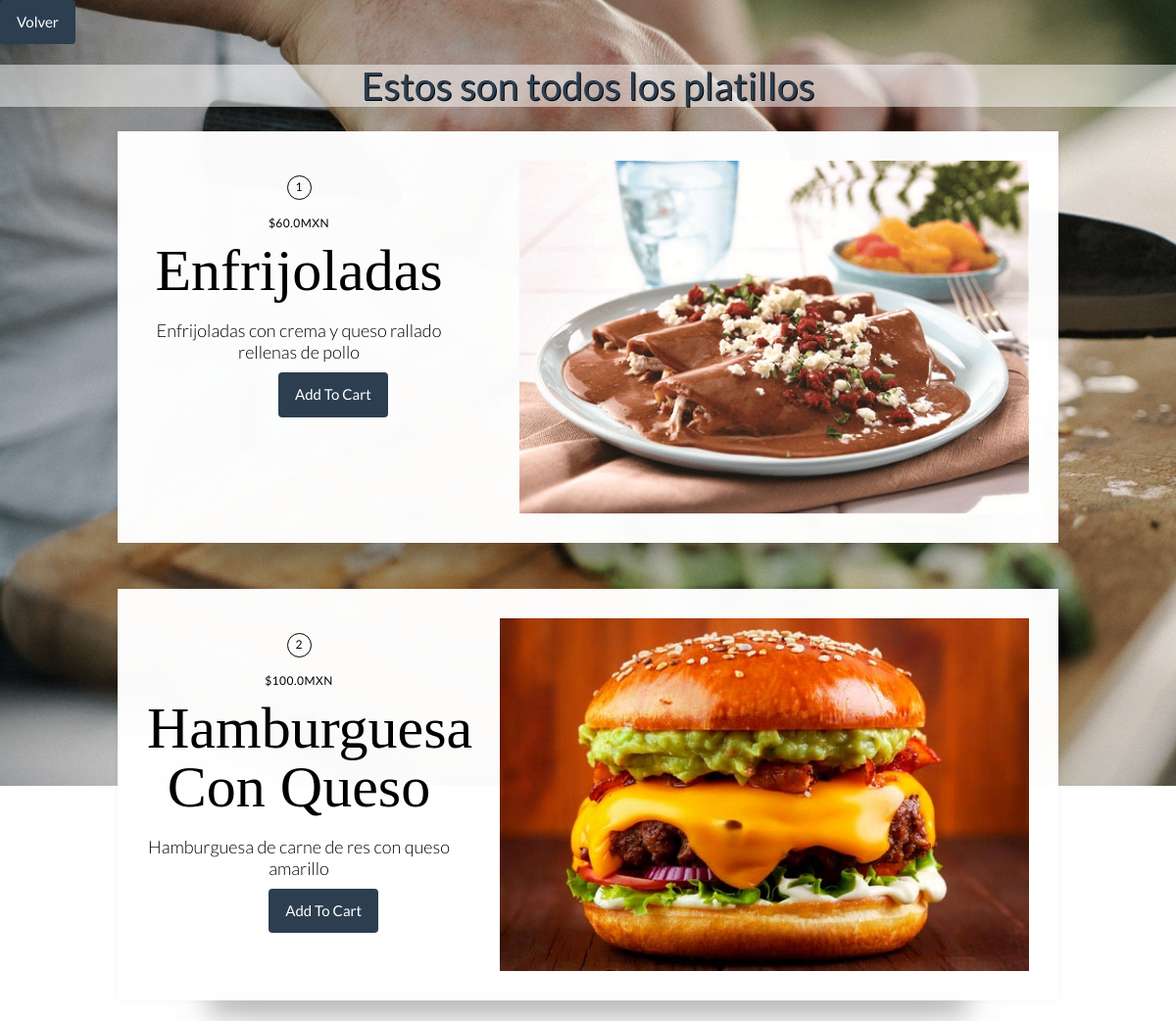
Page /platillo/ver on the committed database.
### platillo/models.py (models this page shows, shortened)
class Platillo(models.Model):
    id = models.AutoField(primary_key=True)
    nombre = models.CharField(max_length=200, unique=True)
    descripcion = models.CharField(max_length=500, null=True)
    precio = models.FloatField(null=False, default=0)
    imagen = models.ImageField(null=True, upload_to=directorio_imagen)
    categoria = models.ForeignKey(
        'categoria.Categoria', on_delete=models.CASCADE)
    class Meta:
        db_table = 'platillo'
        verbose_name_plural = "Platillos"

### platillo/views.py (the view)
# urls.py: path('ver', views.VerPlatillos.as_view(), name="ver"),
class VerPlatillos(View):
    template = "platillo/ver_platillos.html"
    def get(self, request):
        platillos = Platillo.objects.all()
        contexto = {"platillos": platillos}
        return render(request, self.template, contexto)

### platillo/templates/platillo/ver_platillos.html (shortened to what this page needs)
{% load static %}
<link rel="stylesheet" type="text/css" href={% static 'platillo/css/ver_platillos.css'%}>
<link rel="stylesheet" href="{% static 'css/bootstrap.min.css' %}">
<div class="return-btn" style="text-align: start">
        <a class="btn btn-primary" href="../../../platillo/">Volver</a>
</div>
<h1>Estos son todos los platillos</h1>
{% for platillo_original in platillos%}
    <div id="{{platillo.id}}">
        <div class="card-container">
  <div class="card u-clearfix">
    <div class="card-body">
      <span class="card-number card-circle subtle">{{platillo_original.id}}</span>
      <span class="card-author subtle">${{platillo_original.precio}}MXN</span>
      <h2 class="card-title">{{platillo_original.nombre}}</h2>
      <span class="card-description subtle">{{platillo_original.descripcion}}</span>
    </div>
    <img src="{{platillo_original.imagen.url}}" alt="" class="card-media" height="360" width="auto"/>
    <a class="btn btn-primary" href="{% url 'cliente:cart_add' platillo_original.id %}">Add To Cart</a>
  </div>
</div><br>
    </div>
{% endfor %}

### platillo/static/platillo/css/ver_platillos.css (style rules this page uses)
h1 { margin-top: 30px; background: rgba(255, 255, 255, 0.5); text-shadow: 1px 1px black; }
*, *:before, *:after { box-sizing: inherit; }
.u-clearfix:before, .u-clearfix:after { content: " "; display: table; }
.u-clearfix:after { clear: both; }
.u-clearfix { *zoom: 1; }
.subtle { color: black; }
.card-container { margin: 25px auto 0; position: relative; width: 80vw; }
.card { background-color: rgba(255, 255, 255, 0.979); padding: 30px; position: relative; box-shadow: 0 0 5px rgba(75, 75, 75, 0.07); z-index: 1; }
.card-body { display: inline-block; float: left; width: 310px; }
.card-number { margin-top: 15px; }
.card-circle { border: 1px solid black; border-radius: 50%; display: inline-block; line-height: 22px; font-size: 12px; height: 25px; text-align: center; width: 25px; }
.card-author { display: block; font-size: 12px; letter-spacing: 0.5px; margin: 15px 0 0; text-transform: uppercase; }
.card-title { font-family: "Cormorant Garamond", serif; color: black; font-size: 60px; font-weight: 300; line-height: 60px; margin: 10px 0; }
.card-description { display: inline-block; font-weight: 300; line-height: 22px; margin: 10px 0; font-size: larger; }
.card-media { float: right; }

### rows in the picture
Platillo: id "1", precio "60.0", nombre "Enfrijoladas", descripcion "Enfrijoladas con crema y queso rallado rellenas de pollo", imagen (picture)
Platillo: id "2", precio "100.0", nombre "Hamburguesa Con Queso", descripcion "Hamburguesa de carne de res con queso amarillo", imagen (picture)
